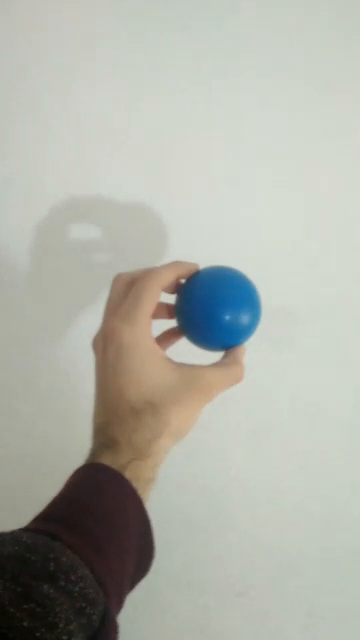
#> input picture pelota/imagenes/imagen_0.png, 360 x 640 px; its folder holds 4 pictures in this run
$ python prac_ent.py
#> lines starting #> are read from the running program, lines starting #| are printed output that depends on the picture
#coding: utf-8
import numpy as np
import matplotlib.pyplot as plt
import cv2
import os

data_pelota = []
data_fondo = []
data_mano = []
data_ropa = []

# Generar dataset si no existe
if not os.path.isfile("../imagenes/dataset.txt"):
    for i in range(4):
        imname = "../imagenes/imagen_{}.png".format(i)
        markname = "../imagenes/imagen_{}_m.png".format(i)

        im = cv2.imread(imname)
#> im is the input picture: shape (640, 360, 3); mean B, G, R 167.6, 176.7, 174.8
        mark = cv2.imread(markname)
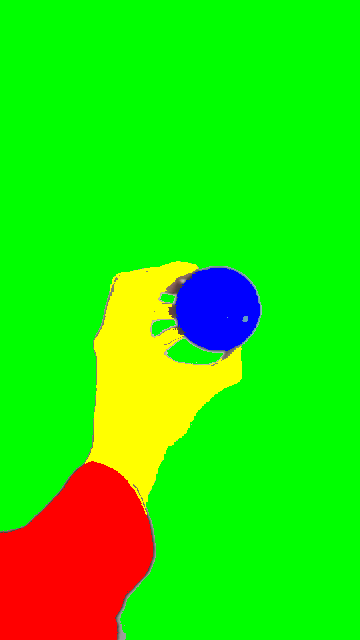
#> input picture pelota/imagenes/imagen_0_m.png, 360 x 640 px
#> mark is the input picture: shape (640, 360, 3); mean B, G, R 7.2, 225.4, 43.7

        imrgb = cv2.cvtColor(im,cv2.COLOR_BGR2RGB)
        im =imrgb


        markrgb = cv2.cvtColor(mark,cv2.COLOR_BGR2RGB)
        mark = markrgb
        suma = np.sum(im,2)
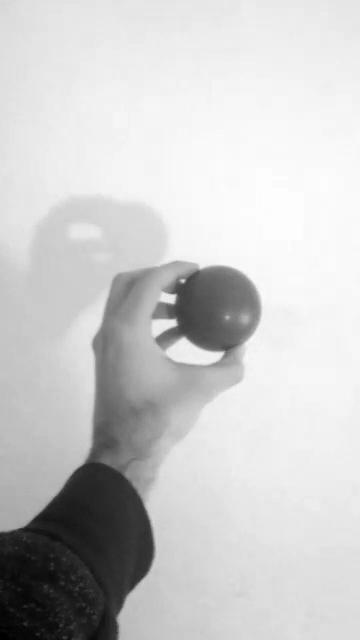
#> suma: shape (640, 360) uint64; min 7, max 650, mean 519.2; drawn with min black and max white
        suma[suma == 0]=1
        imn = np.rollaxis((np.rollaxis(im,2)+0.0)/suma,0,3)[:,:,:2]

        data_fondo+=imn[np.where(np.all(np.equal(mark,(0,255,0)),2))].tolist()
#> data_fondo = 184356 items
        data_pelota+=imn[np.where(np.all(np.equal(mark,(0,0,255)),2))].tolist()
#> data_pelota = 5432 pairs, first value 0.0286 to 0.356, second value 0.307 to 0.379
        data_mano+=imn[np.where(np.all(np.equal(mark,(255,255,0)),2))].tolist()
#> data_mano = 18155 pairs, first value 0.34 to 0.472, second value 0.283 to 0.352
        data_ropa+=imn[np.where(np.all(np.equal(mark,(255,0,0)),2))].tolist()
#> data_ropa = 20197 items


        with open("../imagenes/dataset.txt","w") as f:
            for r,g in data_fondo:
                f.write("{},{},0\n".format(r,g))
#> this loop made 184356 passes
#> (r, g) on passes 1 to 3: (0.336, 0.338), (0.336, 0.338), (0.336, 0.338)
            for r,g in data_pelota:
                f.write("{},{},1\n".format(r,g))
#> this loop made 5432 passes
#> (r, g) on passes 1 to 3: (0.247, 0.339), (0.249, 0.339), (0.243, 0.341)
            for r,g in data_mano:
                f.write("{},{},2\n".format(r,g))
#> this loop made 18155 passes
#> (r, g) on passes 1 to 3: (0.345, 0.342), (0.345, 0.342), (0.351, 0.338)
            for r,g in data_ropa:
                f.write("{},{},3\n".format(r,g))
#> this loop made 20197 passes
#> (r, g) on passes 1 to 3: (0.406, 0.331), (0.406, 0.331), (0.407, 0.331)
#> pass 2 of the loop `for i in range(4):`:
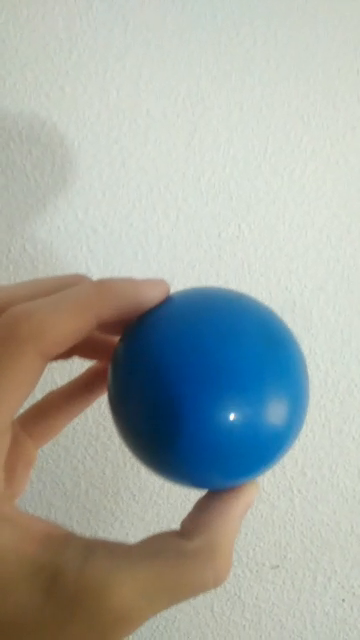
#> input picture pelota/imagenes/imagen_1.png, 360 x 640 px
#> im is the input picture: shape (640, 360, 3); mean B, G, R 165, 170.7, 164.6
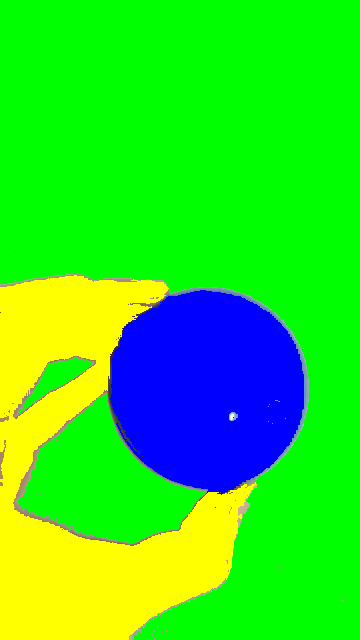
#> input picture pelota/imagenes/imagen_1_m.png, 360 x 640 px
#> mark is the input picture: shape (640, 360, 3); mean B, G, R 36.3, 219, 49
#> `suma = np.sum(im,2)`:
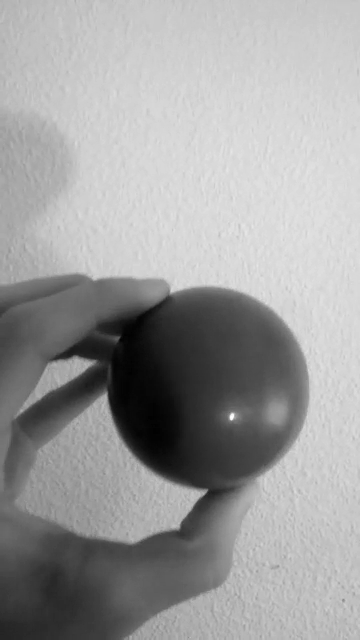
#> suma: shape (640, 360) uint64; min 87, max 754, mean 500.3; drawn with min black and max white
#> data_fondo = 337966 items
#> data_pelota = 35721 items
#> data_mano = 59736 items
#> the loop `for r,g in data_fondo:` made 337966 passes
#> the loop `for r,g in data_pelota:` made 35721 passes
#> the loop `for r,g in data_mano:` made 59736 passes
#> the loop `for r,g in data_ropa:` made 20197 passes
#> (the run stopped early here; a loop or call above may not have finished)
